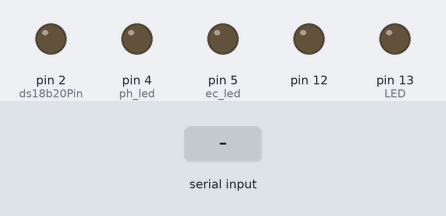
This sketch was run on a simulated Arduino Uno, built with avr-gcc and run on an emulated ATmega328P. Parts: output pins drawn as LEDs (lit = HIGH). The inputs (shaded band) are chosen by the test bench.

Above: at 1.2 s.
1.3 s: "3\n" received over the second serial link
At 2.4 s:
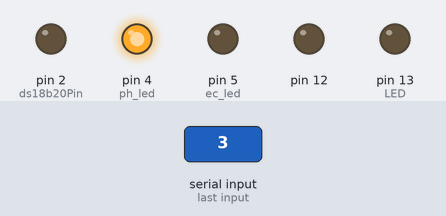
2.8 s: "5\n" received over the second serial link
At 3.6 s:
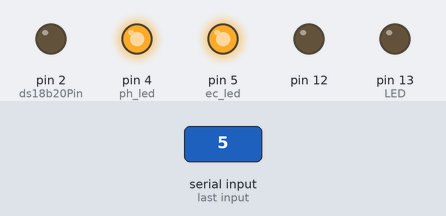
4.3 s: "4\n" received over the second serial link
At 4.7 s:
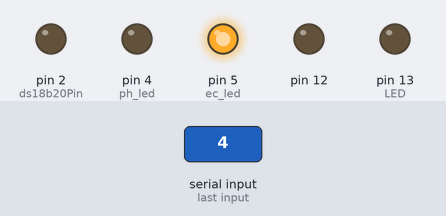
Timing chart, 0 to 7.3 s (numbered marks = the images above; inputs shaded):
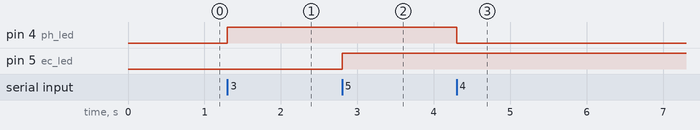

The sketch:

slave.ino
```cpp
#include <SoftwareSerial.h>
#include <EEPROM.h>
#include <OneWire.h>
#include <SimpleDHT.h>
SoftwareSerial NanoSerial(3, 2); // RX | TX

float ph;
float ec;

//ec bits
#define EEPROM_write(address, p) {int i = 0; byte *pp = (byte*)&(p);for(; i < sizeof(p); i++) EEPROM.write(address+i, pp[i]);}
#define EEPROM_read(address, p)  {int i = 0; byte *pp = (byte*)&(p);for(; i < sizeof(p); i++) pp[i]=EEPROM.read(address+i);}

#define ReceivedBufferLength 20
char receivedBuffer[ReceivedBufferLength + 1]; // store the serial command
byte receivedBufferIndex = 0;

#define ecSensorPin  A1  //EC Meter analog output,pin on analog 1
#define ds18b20Pin  2    //DS18B20 signal, pin on digital 2

#define SCOUNT  100           // sum of sample point
int analogBuffer[SCOUNT];    //store the analog value read from ADC
int analogBufferIndex = 0;

#define compensationFactorAddress 8    //the address of the factor stored in the EEPROM
float compensationFactor = 1.0;

#define VREF 5000  //for arduino uno, the ADC reference is the power(AVCC), that is 5000mV

boolean enterCalibrationFlag = 0;
float temperature, ECvalue, ECvalueRaw;
OneWire ds(ds18b20Pin);
//end ec bits

//ph bits
#define SensorPin A0            //pH meter Analog output to Arduino Analog Input 0
#define Offset 0.00            //deviation compensate
#define LED 13
#define samplingInterval 20
#define printInterval 800
#define ArrayLenth  40    //times of collection
int pHArray[ArrayLenth];   //Store the average value of the sensor feedback
int pHArrayIndex = 0;
//end ph bits

float ecMeasure() {
  float temperature, ECvalue, ECvalueRaw;
  if (serialDataAvailable() > 0)
  {
    byte modeIndex = uartParse();
    ecCalibration(modeIndex);    // If the correct calibration command is received, the calibration function should be called.
  }
  float storage[10];
  for (int i = 0; i < (sizeof(storage) / sizeof(float)); i++) {
    storage[i] = 0.0;
  }

  int counter = 0;
  while (counter < sizeof(storage) / sizeof(float)) {
    static unsigned long analogSampleTimepoint = millis();
    if (millis() - analogSampleTimepoint > 30U) //every 30ms,read the analog value from the ADC
    {
      analogSampleTimepoint = millis();
      analogBuffer[analogBufferIndex] = analogRead(ecSensorPin);    //read the analog value and store into the buffer,every 40ms
      analogBufferIndex++;
      if (analogBufferIndex == SCOUNT)
        analogBufferIndex = 0;
    }

    static unsigned long tempSampleTimepoint = millis();
    if (millis() - tempSampleTimepoint > 850U) // every 1.7s, read the temperature from DS18B20
    {
      tempSampleTimepoint = millis();
      temperature = readTemperature();  // read the current temperature from the  DS18B20
    }

    static unsigned long printTimepoint = millis();
    if (millis() - printTimepoint > 1000U)
    {
      printTimepoint = millis();
      float AnalogAverage = getMedianNum(analogBuffer, SCOUNT);  // read the stable value by the median filtering algorithm
      float averageVoltage = AnalogAverage * (float)VREF / 1024.0;
      if (temperature == -1000)
      {
        temperature = 25.0;      //when no temperature sensor ,temperature should be 25^C default
        Serial.print(temperature, 1);
        Serial.print(F("^C(default)    EC:"));
      } else {
        Serial.print(temperature, 1);   //current temperature
        Serial.print(F("^C             EC:"));
      }
      float TempCoefficient = 1.0 + 0.0185 * (temperature - 25.0); //temperature compensation formula: fFinalResult(25^C) = fFinalResult(current)/(1.0+0.0185*(fTP-25.0));
      float CoefficientVolatge = (float)averageVoltage / TempCoefficient;
      Serial.print("CoefficientVolatge is ");
      Serial.println(CoefficientVolatge);
      if (CoefficientVolatge < 150)Serial.println(F("No solution!")); //25^C 1413us/cm<-->about 216mv  if the voltage(compensate)<150,that is <1ms/cm,out of the range
      else if (CoefficientVolatge > 3300)Serial.println(F("Out of the range!")); //>20ms/cm,out of the range
      else {
        if (CoefficientVolatge <= 448)ECvalue = 6.84 * CoefficientVolatge - 64.32; //1ms/cm<EC<=3ms/cm
        else if (CoefficientVolatge <= 1457)ECvalue = 6.98 * CoefficientVolatge - 127; //3ms/cm<EC<=10ms/cm
        else ECvalue = 5.3 * CoefficientVolatge + 2278;                     //10ms/cm<EC<20ms/cm
        ECvalueRaw = ECvalue / 1000.0;
        ECvalue = ECvalue / compensationFactor / 1000.0; //after compensation,convert us/cm to ms/cm
      Serial.print("ECvalue is ");
      Serial.println(ECvalue);
        Serial.print(ECvalue, 2);    //two decimal
        Serial.print(F("ms/cm"));
        storage[counter] = ECvalue;
        counter++;
        if (enterCalibrationFlag)            // in calibration mode, print the voltage to user, to watch the stability of voltage
        {
          Serial.print(F("            Factor:"));
          Serial.print(compensationFactor);
        }
        Serial.println();
      }
    }
  }
  float summation = 0;
  for (int l = 0; l < (sizeof(storage) / sizeof(float)); l++) {
    summation += storage[l];
    //summation += storage[l];
    //Serial.println(storage[l]);
  }
  summation = summation / (sizeof(storage) / sizeof(float));
  return summation;
}

boolean serialDataAvailable(void) {
  char receivedChar;
  static unsigned long receivedTimeOut = millis();
  while (Serial.available() > 0)
  {
    if (millis() - receivedTimeOut > 500U)
    {
      receivedBufferIndex = 0;
      memset(receivedBuffer, 0, (ReceivedBufferLength + 1));
    }
    receivedTimeOut = millis();
    receivedChar = Serial.read();
    if (receivedChar == '\n' || receivedBufferIndex == ReceivedBufferLength) {
      receivedBufferIndex = 0;
      strupr(receivedBuffer);
      return true;
    } else {
      receivedBuffer[receivedBufferIndex] = receivedChar;
      receivedBufferIndex++;
    }
  }
  return false;
}

byte uartParse() {
  byte modeIndex = 0;
  if (strstr(receivedBuffer, "CALIBRATION") != NULL)
    modeIndex = 1;
  else if (strstr(receivedBuffer, "EXIT") != NULL)
    modeIndex = 3;
  else if (strstr(receivedBuffer, "CONFIRM") != NULL)
    modeIndex = 2;
  return modeIndex;
}

void ecCalibration(byte mode) {
  char *receivedBufferPtr;
  static boolean ecCalibrationFinish = 0;
  float factorTemp;
  switch (mode)
  {
    case 0:
      if (enterCalibrationFlag)
        Serial.println(F("Command Error"));
      break;

    case 1:
      enterCalibrationFlag = 1;
      ecCalibrationFinish = 0;
      Serial.println();
      Serial.println(F(">>>Enter Calibration Mode<<<"));
      Serial.println(F(">>>Please put the probe into the 12.88ms/cm buffer solution<<<"));
      Serial.println();
      break;

    case 2:
      if (enterCalibrationFlag)
      {
        factorTemp = ECvalueRaw / 12.88;
        if ((factorTemp > 0.85) && (factorTemp < 1.15))
        {
          Serial.println();
          Serial.println(F(">>>Confrim Successful<<<"));
          Serial.println();
          compensationFactor =  factorTemp;
          ecCalibrationFinish = 1;
        }
        else {
          Serial.println();
          Serial.println(F(">>>Confirm Failed,Try Again<<<"));
          Serial.println();
          ecCalibrationFinish = 0;
        }
      }
      break;

    case 3:
      if (enterCalibrationFlag)
      {
        Serial.println();
        if (ecCalibrationFinish)
        {
          EEPROM_write(compensationFactorAddress, compensationFactor);
          Serial.print(F(">>>Calibration Successful"));
        }
        else Serial.print(F(">>>Calibration Failed"));
        Serial.println(F(",Exit Calibration Mode<<<"));
        Serial.println();
        ecCalibrationFinish = 0;
        enterCalibrationFlag = 0;
      }
      break;
  }
}

int getMedianNum(int bArray[], int iFilterLen) {
  int bTab[iFilterLen];
  for (byte i = 0; i < iFilterLen; i++)
  {
    bTab[i] = bArray[i];
  }
  int i, j, bTemp;
  for (j = 0; j < iFilterLen - 1; j++)
  {
    for (i = 0; i < iFilterLen - j - 1; i++)
    {
      if (bTab[i] > bTab[i + 1])
      {
        bTemp = bTab[i];
        bTab[i] = bTab[i + 1];
        bTab[i + 1] = bTemp;
      }
    }
  }
  if ((iFilterLen & 1) > 0)
    bTemp = bTab[(iFilterLen - 1) / 2];
  else
    bTemp = (bTab[iFilterLen / 2] + bTab[iFilterLen / 2 - 1]) / 2;
  return bTemp;
}

void readCharacteristicValues() {
  EEPROM_read(compensationFactorAddress, compensationFactor);
  if (EEPROM.read(compensationFactorAddress) == 0xFF && EEPROM.read(compensationFactorAddress + 1) == 0xFF && EEPROM.read(compensationFactorAddress + 2) == 0xFF && EEPROM.read(compensationFactorAddress + 3) == 0xFF)
  {
    compensationFactor = 1.0;   // If the EEPROM is new, the compensationFactorAddress is 1.0(default).
    EEPROM_write(compensationFactorAddress, compensationFactor);
  }
}

//returns the temperature from one DS18B20 in DEG Celsius
float readTemperature() {
  static byte data[12], addr[8];
  static float TemperatureSum = 25;
  static boolean ch = 0;
  if (!ch) {
    if ( !ds.search(addr)) {
      // Serial.println("no more sensors on chain, reset search!");
      ds.reset_search();
      return -1000;
    }
    if ( OneWire::crc8( addr, 7) != addr[7]) {
      //  Serial.println("CRC is not valid!");
      return -1000;
    }
    if ( addr[0] != 0x10 && addr[0] != 0x28) {
      //  Serial.print("Device is not recognized!");
      return -1000;
    }
    ds.reset();
    ds.select(addr);
    ds.write(0x44, 1); // start conversion, with parasite power on at the end
  } else {
    byte present = ds.reset();
    ds.select(addr);
    ds.write(0xBE); // Read Scratchpad
    for (int i = 0; i < 9; i++) { // we need 9 bytes
      data[i] = ds.read();
    }
    ds.reset_search();
    byte MSB = data[1];
    byte LSB = data[0];
    float tempRead = ((MSB << 8) | LSB); //using two's compliment
    TemperatureSum = tempRead / 16;
  }
  ch = !ch;
  return TemperatureSum;
}


double avergearray(int* arr, int number) {
  int i;
  int max, min;
  double avg;
  long amount = 0;
  if (number <= 0) {
    Serial.println("Error number for the array to avraging!/n");
    return 0;
  }
  if (number < 5) { //less than 5, calculated directly statistics
    for (i = 0; i < number; i++) {
      amount += arr[i];
    }
    avg = amount / number;
    return avg;
  } else {
    if (arr[0] < arr[1]) {
      min = arr[0]; max = arr[1];
    }
    else {
      min = arr[1]; max = arr[0];
    }
    for (i = 2; i < number; i++) {
      if (arr[i] < min) {
        amount += min;      //arr<min
        min = arr[i];
      } else {
        if (arr[i] > max) {
          amount += max;  //arr>max
          max = arr[i];
        } else {
          amount += arr[i]; //min<=arr<=max
        }
      }//if
    }//for
    avg = (double)amount / (number - 2);
  }//if
  return avg;
}

float phMeasure() {
  float storage[10];
  for (int i = 0; i < (sizeof(storage) / sizeof(float)); i++) {
    storage[i] = 0.0;
  }
  Serial.println("finish init loop");
  static unsigned long samplingTime = millis();
  static unsigned long printTime = millis();
  static float pHValue, voltage;
  int counter = 0;
  while (counter < (sizeof(storage) / sizeof(float))) {
    if (millis() - samplingTime > samplingInterval) {
      pHArray[pHArrayIndex++] = analogRead(SensorPin);
      if (pHArrayIndex == ArrayLenth)pHArrayIndex = 0;
      voltage = avergearray(pHArray, ArrayLenth) * 5.0 / 1024;
      pHValue = 3.5 * voltage + Offset;
      samplingTime = millis();
    }
    if (millis() - printTime > printInterval) { //Every 800 milliseconds, print a numerical, convert the state of the LED indicator
      Serial.print("Voltage:");
      Serial.print(voltage, 2);
      Serial.print("    pH value: ");
      Serial.println(pHValue, 2);
      digitalWrite(LED, digitalRead(LED) ^ 1);
      printTime = millis();
      storage[counter] = pHValue;
      counter++;
      Serial.print(pHValue);
      Serial.print("   ");
      Serial.print(counter);
      Serial.print("   ");
      Serial.println((sizeof(storage) / sizeof(float)));
    }

  }
  float summation = 0;
  for (int l = 0; l < (sizeof(storage) / sizeof(float)); l++) {
    summation += storage[l];
    //summation += storage[l];
    Serial.println(storage[l]);
  }
  summation = summation / (sizeof(storage) / sizeof(float));
  return summation;
}

void setup() {
  pinMode(3, INPUT);
  pinMode(2, OUTPUT);
  pinMode(4, OUTPUT);//ph led
  pinMode(5, OUTPUT);//ec led

  pinMode(LED_BUILTIN, OUTPUT);
  pinMode(12, OUTPUT);

  Serial.begin(9600);
  NanoSerial.begin(57600);
}

void loop() {
  while (NanoSerial.available() > 0) {
    int cmd = NanoSerial.parseInt();
    switch (cmd) {
      case 1://check ph
        ph = 8.0;
        //ph = phMeasure();
        NanoSerial.println(ph);
        break;
      case 2://check ec
        ec = 1.2;
        //digitalWrite(LED_BUILTIN, HIGH);
        //digitalWrite(12, HIGH);
        //ec = ecMeasure();
        digitalWrite(LED_BUILTIN, LOW);
        //digitalWrite(12, LOW);
        NanoSerial.println(ec);
        break;
      case 3: //ph too low warning physical
        digitalWrite(4, HIGH);
        break;
      case 4: //ph level is normal
        digitalWrite(4, LOW);
        break;
      case 5: //ec level is too high
        digitalWrite(5, HIGH);
        break;
      case 6: //ec level is normal
        digitalWrite(5, LOW);
        break;
      default:
        break;
    }
  }
//  digitalWrite(LED_BUILTIN, HIGH);
//  float peanut = ecMeasure();
//  Serial.println(peanut);
//  digitalWrite(LED_BUILTIN, LOW);
}
```

Measured:
- after the input at 1.3 s, pin 4 (ph_led): LOW → HIGH at once
- after the input at 2.8 s, pin 5 (ec_led): LOW → HIGH at once
- after the input at 4.3 s, pin 4 (ph_led): HIGH → LOW at once
